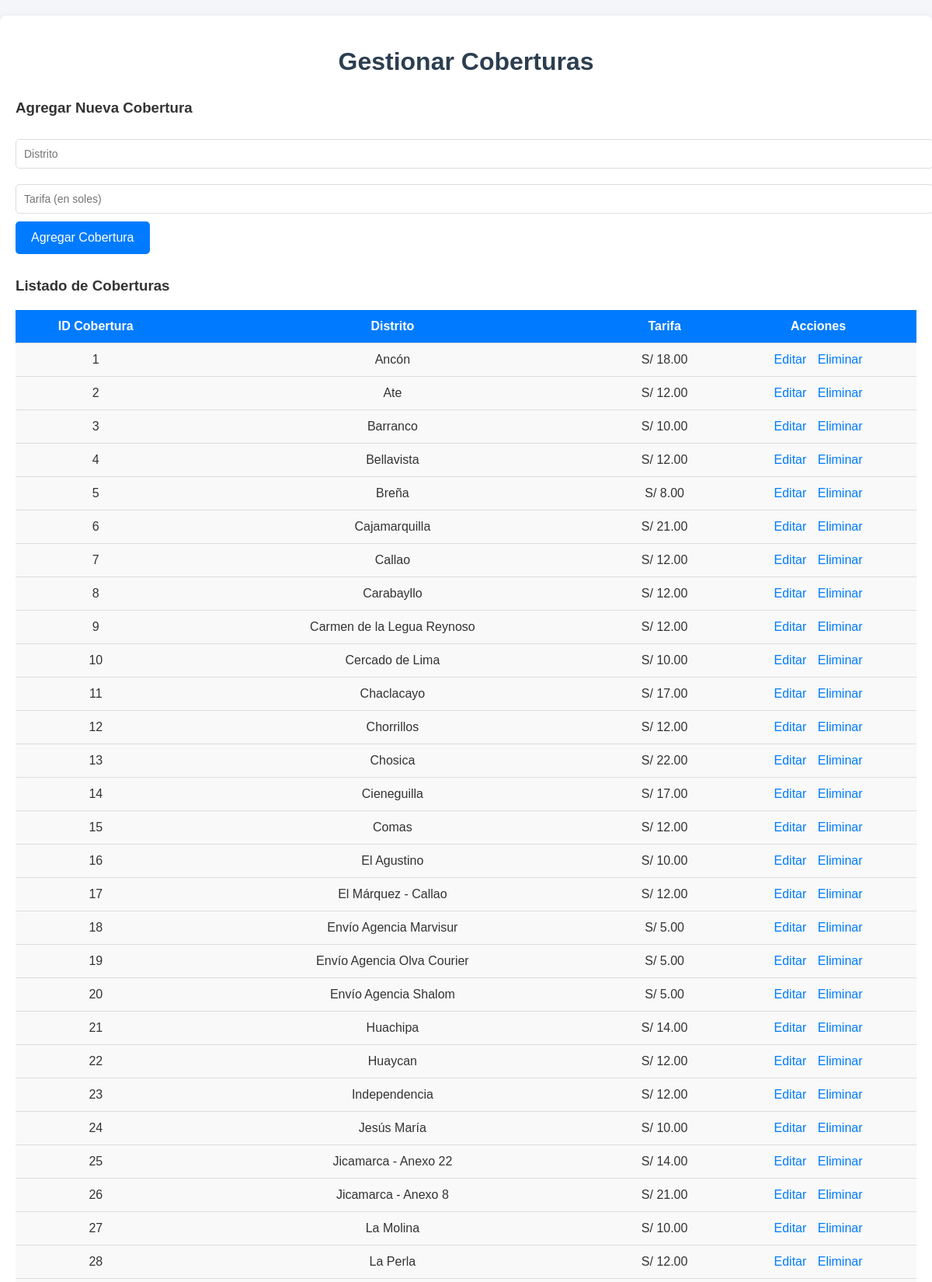
Screenshot of /courier_sdt/admin/rutas.php (upper part) with the database file from the repository.
### tables this page shows
CREATE TABLE `coberturas` (
  `id_cobertura` int(11) NOT NULL,
  `distrito` varchar(255) NOT NULL,
  `tarifa` decimal(10,2) NOT NULL
);

### courier_sdt/admin/rutas.php (the view, shortened to what this page needs)
<?php
require_once __DIR__ . '/../config.php';
function obtenerCoberturas() {
    global $pdo;
    $stmt = $pdo->prepare("SELECT * FROM coberturas");
    $stmt->execute();
    return $stmt->fetchAll(PDO::FETCH_ASSOC);
}
$coberturas = obtenerCoberturas();
?>
<!DOCTYPE html>
<html lang="es">
<head>
</head>
<body>
    <div class="container">
        <h1>Gestionar Coberturas</h1>
        <div class="form-container">
            <h3>Agregar Nueva Cobertura</h3>
            <form action="rutas.php" method="POST">
                <input type="text" name="distrito" placeholder="Distrito" required>
                <input type="number" step="0.01" name="tarifa" placeholder="Tarifa (en soles)" required>
                <button type="submit">Agregar Cobertura</button>
            </form>
        </div>
        <div class="table-container">
            <h3>Listado de Coberturas</h3>
            <table>
                <thead>
                    <tr>
                        <th>ID Cobertura</th>
                        <th>Distrito</th>
                        <th>Tarifa</th>
                        <th>Acciones</th>
                    </tr>
                </thead>
                <tbody>
                    <?php foreach ($coberturas as $cobertura): ?>
                        <tr>
                            <td><?= htmlspecialchars($cobertura['id_cobertura']) ?></td>
                            <td><?= htmlspecialchars($cobertura['distrito']) ?></td>
                            <td>S/ <?= number_format($cobertura['tarifa'], 2) ?></td>
                            <td>
                                <a href="editar_cobertura.php?id=1">Editar</a>
                                <a href="rutas.php?eliminar=1&id=<?= $cobertura['id_cobertura'] ?>" onclick="return confirm('¿Estás seguro de eliminar esta cobertura?')">Eliminar</a>
                            </td>
                        </tr>
                    <?php endforeach; ?>
                </tbody>
            </table>
        </div>
    </div>
</body>
</html>

### courier_sdt/admin/rutas.php (style rules this page uses)
body { font-family: Arial, sans-serif; background-color: #f4f6f9; color: #333; margin: 0; padding: 0; }
.container { max-width: 1200px; margin: 20px auto; padding: 20px; background-color: #fff; border-radius: 8px; box-shadow: 0 2px 8px rgba(0, 0, 0, 0.1); }
h1 { text-align: center; color: #2c3e50; }
.form-container, .table-container { margin-top: 30px; }
.form-container input, .form-container select { padding: 10px; font-size: 14px; width: 100%; margin: 10px 0; border-radius: 5px; border: 1px solid #ddd; }
.form-container button { background-color: #007bff; color: #fff; border: none; padding: 12px 20px; cursor: pointer; font-size: 16px; border-radius: 5px; transition: background-color 0.3s ease; }
.table-container table { width: 100%; border-collapse: collapse; margin-top: 20px; }
.table-container th, .table-container td { padding: 12px; text-align: center; border-bottom: 1px solid #ddd; }
.table-container th { background-color: #007bff; color: white; }
.table-container td { background-color: #f9f9f9; }
.table-container a { text-decoration: none; color: #007bff; margin: 0 5px; }

### rows the page displays
coberturas: id_cobertura "1", distrito "Ancón", tarifa "18.00"
coberturas: id_cobertura "2", distrito "Ate", tarifa "12.00"
coberturas: id_cobertura "3", distrito "Barranco", tarifa "10.00"
coberturas: id_cobertura "4", distrito "Bellavista", tarifa "12.00"
coberturas: id_cobertura "5", distrito "Breña", tarifa "8.00"
coberturas: id_cobertura "6", distrito "Cajamarquilla", tarifa "21.00"
coberturas: id_cobertura "7", distrito "Callao", tarifa "12.00"
coberturas: id_cobertura "8", distrito "Carabayllo", tarifa "12.00"
coberturas: id_cobertura "9", distrito "Carmen de la Legua Reynoso", tarifa "12.00"
coberturas: id_cobertura "10", distrito "Cercado de Lima", tarifa "10.00"
coberturas: id_cobertura "11", distrito "Chaclacayo", tarifa "17.00"
coberturas: id_cobertura "12", distrito "Chorrillos", tarifa "12.00"
coberturas: id_cobertura "13", distrito "Chosica", tarifa "22.00"
coberturas: id_cobertura "14", distrito "Cieneguilla", tarifa "17.00"
coberturas: id_cobertura "15", distrito "Comas", tarifa "12.00"
coberturas: id_cobertura "16", distrito "El Agustino", tarifa "10.00"
coberturas: id_cobertura "17", distrito "El Márquez - Callao", tarifa "12.00"
coberturas: id_cobertura "18", distrito "Envío Agencia Marvisur", tarifa "5.00"
coberturas: id_cobertura "19", distrito "Envío Agencia Olva Courier", tarifa "5.00"
coberturas: id_cobertura "20", distrito "Envío Agencia Shalom", tarifa "5.00"
coberturas: id_cobertura "21", distrito "Huachipa", tarifa "14.00"
coberturas: id_cobertura "22", distrito "Huaycan", tarifa "12.00"
coberturas: id_cobertura "23", distrito "Independencia", tarifa "12.00"
coberturas: id_cobertura "24", distrito "Jesús María", tarifa "10.00"
coberturas: id_cobertura "25", distrito "Jicamarca - Anexo 22", tarifa "14.00"
coberturas: id_cobertura "26", distrito "Jicamarca - Anexo 8", tarifa "21.00"
coberturas: id_cobertura "27", distrito "La Molina", tarifa "10.00"
coberturas: id_cobertura "28", distrito "La Perla", tarifa "12.00"
